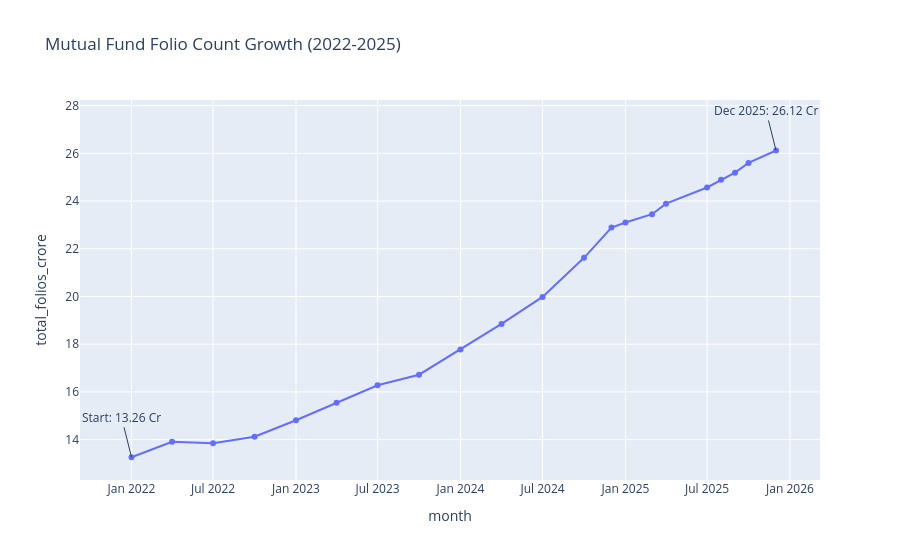

Notebook cell for this chart:
### Code cell
df_folios = pd.read_csv(RAW_DIR / '06_industry_folio_count.csv')
df_folios['month'] = pd.to_datetime(df_folios['month'])

fig = px.line(df_folios, x='month', y='total_folios_crore', markers=True,
              title='Mutual Fund Folio Count Growth (2022-2025)')

fig.add_annotation(x='2022-01-01', y=13.26, text="Start: 13.26 Cr", showarrow=True, ay=-40)
fig.add_annotation(x='2025-12-01', y=26.12, text="Dec 2025: 26.12 Cr", showarrow=True, ay=-40)
fig.show()

fig.write_image(REPORTS_DIR / 'folio_growth.png')

### Figure 1 — Plotly figure (JSON) as saved in the notebook; plotly's stock layout.template omitted (floating-point values rounded to 4 significant figures)
{"data": [{"hovertemplate": "month=%{x}<br>total_folios_crore=%{y}<extra></extra>", "legendgroup": "", "line": {"color": "#636efa", "dash": "solid"}, "marker": {"symbol": "circle"}, "mode": "lines+markers", "name": "", "orientation": "v", "showlegend": false, "type": "scatter", "x": ["2022-01-01T00:00:00", "2022-04-01T00:00:00", "2022-07-01T00:00:00", "2022-10-01T00:00:00", "2023-01-01T00:00:00", "2023-04-01T00:00:00", "2023-07-01T00:00:00", "2023-10-01T00:00:00", "2024-01-01T00:00:00", "2024-04-01T00:00:00", "2024-07-01T00:00:00", "2024-10-01T00:00:00", "2024-12-01T00:00:00", "2025-01-01T00:00:00", "2025-03-01T00:00:00", "2025-04-01T00:00:00", "2025-07-01T00:00:00", "2025-08-01T00:00:00", "2025-09-01T00:00:00", "2025-10-01T00:00:00", "2025-12-01T00:00:00"], "xaxis": "x", "y": [13.26, 13.91, 13.85, 14.12, 14.81, 15.54, 16.28, 16.72, 17.78, 18.85, 19.98, 21.62, 22.89, 23.1, 23.45, 23.89, 24.57, 24.89, 25.19, 25.6, 26.12], "yaxis": "y"}], "layout": {"annotations": [{"ay": -40, "showarrow": true, "text": "Start: 13.26 Cr", "x": "2022-01-01", "y": 13.26}, {"ay": -40, "showarrow": true, "text": "Dec 2025: 26.12 Cr", "x": "2025-12-01", "y": 26.12}], "legend": {"tracegroupgap": 0}, "title": {"text": "Mutual Fund Folio Count Growth (2022-2025)"}, "xaxis": {"anchor": "y", "domain": [0, 1], "title": {"text": "month"}}, "yaxis": {"anchor": "x", "domain": [0, 1], "title": {"text": "total_folios_crore"}}}}
